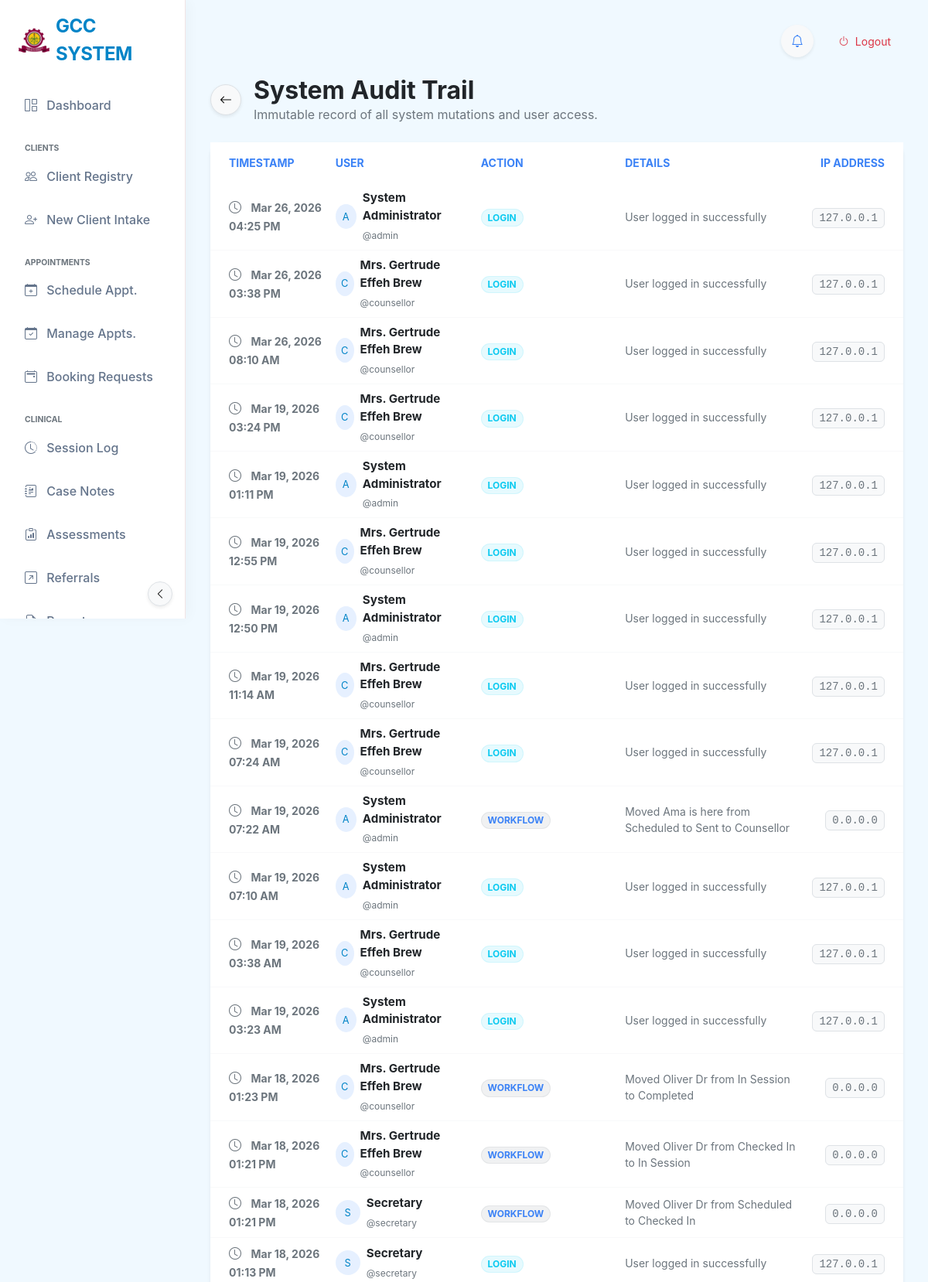
The app's page /audit_logs (signed in, upper part) with its own data.
### tables this page shows
CREATE TABLE app_settings (
            id INTEGER PRIMARY KEY AUTOINCREMENT,
            setting_name TEXT NOT NULL UNIQUE,
            setting_value TEXT
        , updated_at TIMESTAMP, global_id TEXT, last_synced_at TEXT, is_deleted BOOLEAN DEFAULT 0);

CREATE TABLE audit_logs (
            id INTEGER PRIMARY KEY AUTOINCREMENT,
            user_id INTEGER,
            action TEXT NOT NULL,
            details TEXT,
            ip_address TEXT,
            created_at TIMESTAMP DEFAULT CURRENT_TIMESTAMP,
            FOREIGN KEY (user_id) REFERENCES users(id)
        );

CREATE TABLE users (
            id INTEGER PRIMARY KEY AUTOINCREMENT,
            username TEXT NOT NULL UNIQUE,
            password_hash TEXT NOT NULL,
            full_name TEXT,
            role TEXT NOT NULL, -- 'Secretary', 'Counsellor', 'Admin'
            last_login TIMESTAMP,
            created_at TIMESTAMP DEFAULT CURRENT_TIMESTAMP
        , phone TEXT, email TEXT, profile_pic TEXT);

### app.py (the view)
@app.route('/audit_logs')
@login_required
def audit_logs():
    if session.get('role') != 'Admin':
        flash("Unauthorized access to audit trails.", "error")
        return redirect(url_for('dashboard'))
    try:
        conn = get_db_connection()
        logs = conn.execute('''
            SELECT al.created_at as timestamp, al.*, u.username, u.full_name
            FROM audit_logs al
            JOIN users u ON al.user_id = u.id
            ORDER BY al.created_at DESC LIMIT 100
        ''').fetchall()
        conn.close()
        return render_template('audit_logs.html', logs=logs)
    except Exception as e:
        flash(f"Error loading logs: {e}", "error")
        return redirect(url_for('dashboard'))
        return render_template('audit_logs.html', logs=logs)
    except Exception as e:
        flash(f"Error loading logs: {e}", "error")
        return redirect(url_for('dashboard'))

### templates/audit_logs.html (shortened to what this page needs)
{% extends "base_modern.html" %}
{% block content %}
<div class="row mb-4">
    <div class="col-12">
        <div class="d-flex align-items-center">
            <a href="javascript:history.back()" class="btn btn-light border rounded-circle shadow-sm me-3"
                style="width: 40px; height: 40px; display: flex; align-items: center; justify-content: center;">
                <i class="bi bi-arrow-left"></i>
            </a>
            <div>
                <h2 class="fw-bold mb-0 text-dark">System Audit Trail</h2>
                <p class="text-muted mb-0">Immutable record of all system mutations and user access.</p>
            </div>
        </div>
    </div>
</div>
<div class="card card-glass border-0 shadow-sm">
    <div class="card-body p-0">
        <div class="table-responsive">
            <table class="table table-hover align-middle mb-0">
                <thead class="bg-light bg-opacity-50">
                    <tr>
                        <th class="ps-4 border-bottom-0 py-3 text-secondary text-uppercase small fw-bold">Timestamp</th>
                        <th class="border-bottom-0 py-3 text-secondary text-uppercase small fw-bold">User</th>
                        <th class="border-bottom-0 py-3 text-secondary text-uppercase small fw-bold">Action</th>
                        <th class="border-bottom-0 py-3 text-secondary text-uppercase small fw-bold">Details</th>
                        <th class="pe-4 text-end border-bottom-0 py-3 text-secondary text-uppercase small fw-bold">IP
                            Address</th>
                    </tr>
                </thead>
                <tbody class="border-top-0">
                    {% for log in logs %}
                    <tr class="row-hover">
                        <td class="ps-4 border-bottom border-light">
                            <i class="bi bi-clock me-2 text-muted"></i>
                            <span class="text-muted small fw-bold">{{ log.timestamp|format_datetime }}</span>
                        </td>
                        <td class="border-bottom border-light">
                            <div class="d-flex align-items-center">
                                <div class="avatar-circle rounded-circle bg-primary bg-opacity-10 text-primary me-2 d-flex align-items-center justify-content-center"
                                    style="width: 32px; height: 32px; font-size: 0.8rem;">
                                    {{ log.username[0]|upper }}
                                </div>
                                <div>
                                    <div class="fw-bold text-dark" style="font-size: 0.95rem;">{{ log.full_name }}</div>
                                    <small class="text-muted" style="font-size: 0.75rem;">@{{ log.username }}</small>
                                </div>
                            </div>
                        </td>
                        <td class="border-bottom border-light">
                            <span
                                class="badge rounded-pill
                                {% if 'LOGIN' in log.action %}bg-info bg-opacity-10 text-info border border-info border-opacity-10
                                {% elif 'TRANSITION' in log.action %}bg-warning bg-opacity-10 text-warning border border-warning border-opacity-10
                                {% elif 'DELETE' in log.action or 'CRITICAL' in log.action %}bg-danger bg-opacity-10 text-danger border border-danger border-opacity-10
                                {% else %}bg-secondary bg-opacity-10 text-secondary border border-secondary border-opacity-10{% endif %}">
                                {{ log.action }}
                            </span>
                        </td>
                        <td class="border-bottom border-light text-muted small">{{ log.details }}</td>
                        <td class="pe-4 text-end border-bottom border-light">
                            <code
                                class="small text-muted bg-light px-2 py-1 rounded border">{{ log.ip_address or '0.0.0.0' }}</code>
                        </td>
                    </tr>
                    {% endfor %}
                </tbody>
            </table>
        </div>
    </div>
</div>
{% endblock %}

### templates/base_modern.html (shortened to what this page needs)
<!DOCTYPE html>
<html lang="en">
<head>
    <link href="{{ url_for('static', filename='css/bootstrap.min.css') }}" rel="stylesheet">
    <link rel="stylesheet" href="{{ url_for('static', filename='css/bootstrap-icons.css') }}">
    <link rel="stylesheet" href="{{ url_for('static', filename='css/modern_theme.css') }}?v=2.2">
</head>
<body data-theme="{{ settings.get('active_theme', 'default') }}">
    <nav class="sidebar-glass d-flex flex-column flex-shrink-0 p-3" id="sidebar">
        <div class="mb-4">
            <a href="/" class="d-flex align-items-center link-dark text-decoration-none logo-container ps-2">
                {% if settings.logo_url %}
                <img src="{{ settings.logo_url }}" class="me-2"
                    style="max-height: 40px; max-width: 40px; object-fit: contain;">
                {% else %}
                <div class="bg-gradient p-2 rounded-3 me-2" style="background: maroon; color: white;">
                    <i class="bi bi-heart-pulse-fill fs-4"></i>
                </div>
                {% endif %}
                <span class="fs-4 fw-bold sidebar-header-text" style="letter-spacing: -0.02em; color: var(--brand-primary);">{{ settings.get('system_name', 'USTED SYSTEM') }}</span>
            </a>
        </div>
        <ul class="nav nav-pills flex-column mb-auto">
            <li class="nav-item">
                <a href="{{ url_for('dashboard') }}"
                    class="nav-link {% if request.endpoint == 'dashboard' %}active{% endif %}" title="Dashboard"
                    data-bs-toggle="tooltip" data-bs-placement="right">
                    <i class="bi bi-grid-1x2 me-2"></i> <span>Dashboard</span>
                </a>
            </li>
            {% if session.get('role') in ['Secretary', 'Admin', 'Counsellor', 'Counselor'] %}
            <li class="mt-3 text-uppercase small text-muted fw-bold ps-3 mb-1 nav-category-header" style="font-size:0.65rem;">Clients</li>
            <li>
                <a href="{{ url_for('students') }}"
                    class="nav-link {% if 'student' in request.endpoint and 'intake' not in request.endpoint %}active{% endif %}"
                    title="Client Registry" data-bs-toggle="tooltip" data-bs-placement="right">
                    <i class="bi bi-people me-2"></i> <span>Client Registry</span>
                </a>
            </li>
            <li>
                <a href="{{ url_for('intake') }}"
                    class="nav-link {% if 'intake' in request.endpoint %}active{% endif %}" title="New Client Intake"
                    data-bs-toggle="tooltip" data-bs-placement="right">
                    <i class="bi bi-person-plus me-2"></i> <span>New Client Intake</span>
                </a>
            </li>
            <li class="mt-3 text-uppercase small text-muted fw-bold ps-3 mb-1 nav-category-header" style="font-size:0.65rem;">Appointments</li>
            <li>
                <a href="{{ url_for('appointment') }}"
                    class="nav-link {% if request.endpoint == 'appointment' %}active{% endif %}"
                    title="Schedule Appointment" data-bs-toggle="tooltip" data-bs-placement="right">
                    <i class="bi bi-calendar-plus me-2"></i> <span>Schedule Appt.</span>
                </a>
            </li>
            <li>
                <a href="{{ url_for('manage_appointments') }}"
                    class="nav-link {% if 'manage_appointments' in request.endpoint %}active{% endif %}"
                    title="Manage Appointments" data-bs-toggle="tooltip" data-bs-placement="right">
                    <i class="bi bi-calendar-check me-2"></i> <span>Manage Appts.</span>
                </a>
            </li>
            <li>
                <a href="/admin/bookings"
                    class="nav-link {% if 'bookings' in request.endpoint %}active{% endif %}" title="Booking Requests"
                    data-bs-toggle="tooltip" data-bs-placement="right">
                    <i class="bi bi-calendar2-event me-2"></i>
                    <span>Booking Requests</span>
                </a>
            </li>
            {% endif %}
            {% if (session.get('role') or '')|trim in ['Counsellor', 'Counselor', 'Admin'] %}
            <li class="mt-3 text-uppercase small text-muted fw-bold ps-3 mb-1 nav-category-header" style="font-size:0.65rem;">Clinical</li>
            <li>
                <a href="{{ url_for('sessions_list') }}"
                    class="nav-link {% if 'session' in request.endpoint and 'case' not in request.endpoint %}active{% endif %}"
                    title="Session Log" data-bs-toggle="tooltip" data-bs-placement="right">
                    <i class="bi bi-clock-history me-2"></i> <span>Session Log</span>
                </a>
            </li>
            <li>
                <a href="{{ url_for('case_notes_list') }}"
                    class="nav-link {% if 'case_notes' in request.endpoint %}active{% endif %}" title="Case Notes"
                    data-bs-toggle="tooltip" data-bs-placement="right">
                    <i class="bi bi-journal-richtext me-2"></i> <span>Case Notes</span>
                </a>
            </li>
            <li>
                <a href="{{ url_for('dass21_list') }}"
                    class="nav-link {% if 'dass21' in request.endpoint %}active{% endif %}" title="Assessments"
                    data-bs-toggle="tooltip" data-bs-placement="right">
                    <i class="bi bi-clipboard-data me-2"></i> <span>Assessments</span>
                </a>
            </li>
            <li>
                <a href="{{ url_for('all_referrals') }}"
                    class="nav-link {% if 'referral' in request.endpoint %}active{% endif %}" title="Referrals"
                    data-bs-toggle="tooltip" data-bs-placement="right">
                    <i class="bi bi-arrow-up-right-square me-2"></i> <span>Referrals</span>
                </a>
            </li>
            <li>
                <a href="{{ url_for('reports_list') }}"
                    class="nav-link {% if 'report' in request.endpoint %}active{% endif %}" title="Reports"
                    data-bs-toggle="tooltip" data-bs-placement="right">
                    <i class="bi bi-file-earmark-bar-graph me-2"></i> <span>Reports</span>
                </a>
            </li>
            {% endif %}
        </ul>
                    {% set role_labels = {'Secretary': 'Desk Administrator', 'Admin': 'System Administrator', 'Counsellor': 'Counsellor', 'Counselor': 'Counsellor'} %}
                    {% set display_name = session.get('full_name', 'User') %}
                    {% if display_name.strip().lower() in ['secretary', 'admin', 'counsellor', 'counselor'] %}
                        {% set display_name = role_labels.get(session.get('role'), display_name) %}
                    {% endif %}
        <button
            class="btn btn-sm btn-light border position-absolute bottom-0 end-0 m-3 rounded-circle shadow-sm d-none d-md-flex align-items-center justify-content-center"
            id="sidebarToggle" style="width: 32px; height: 32px; z-index: 1050;">
            <i class="bi bi-chevron-left"></i>
        </button>
    </nav>
    <main class="main-content">
        <div class="d-flex justify-content-between align-items-center mb-4 gap-3">
            <div class="d-flex align-items-center gap-3">
                <div class="dropdown">
                    <button class="btn btn-light rounded-circle position-relative shadow-sm" type="button"
                        id="notifDropdown" data-bs-toggle="dropdown" aria-expanded="false"
                        style="width: 42px; height: 42px;">
                        <i class="bi bi-bell text-secondary"></i>
                    </button>
                </div>
                <a href="{{ url_for('logout') }}" class="btn btn-outline-danger border-0 btn-sm rounded-pill px-3">
                    <i class="bi bi-power me-1"></i> Logout
                </a>
            </div>
        </div>
        {% block content %}{% endblock %}
    </main>
</body>
</html>

### records on screen
app_settings: logo_url (picture)
app_settings: get "GCC SYSTEM"
audit_logs: timestamp "Mar 26, 2026 04:25 PM", username "A", full_name "System Administrator", username "admin", action "LOGIN", details "User logged in successfully", ip_address "127.0.0.1"
audit_logs: timestamp "Mar 26, 2026 03:38 PM", username "C", full_name "Mrs. Gertrude Effeh Brew", username "counsellor", action "LOGIN", details "User logged in successfully", ip_address "127.0.0.1"
audit_logs: timestamp "Mar 26, 2026 08:10 AM", username "C", full_name "Mrs. Gertrude Effeh Brew", username "counsellor", action "LOGIN", details "User logged in successfully", ip_address "127.0.0.1"
audit_logs: timestamp "Mar 19, 2026 03:24 PM", username "C", full_name "Mrs. Gertrude Effeh Brew", username "counsellor", action "LOGIN", details "User logged in successfully", ip_address "127.0.0.1"
audit_logs: timestamp "Mar 19, 2026 01:11 PM", username "A", full_name "System Administrator", username "admin", action "LOGIN", details "User logged in successfully", ip_address "127.0.0.1"
audit_logs: timestamp "Mar 19, 2026 12:55 PM", username "C", full_name "Mrs. Gertrude Effeh Brew", username "counsellor", action "LOGIN", details "User logged in successfully", ip_address "127.0.0.1"
audit_logs: timestamp "Mar 19, 2026 12:50 PM", username "A", full_name "System Administrator", username "admin", action "LOGIN", details "User logged in successfully", ip_address "127.0.0.1"
audit_logs: timestamp "Mar 19, 2026 11:14 AM", username "C", full_name "Mrs. Gertrude Effeh Brew", username "counsellor", action "LOGIN", details "User logged in successfully", ip_address "127.0.0.1"
audit_logs: timestamp "Mar 19, 2026 07:24 AM", username "C", full_name "Mrs. Gertrude Effeh Brew", username "counsellor", action "LOGIN", details "User logged in successfully", ip_address "127.0.0.1"
audit_logs: timestamp "Mar 19, 2026 07:22 AM", username "A", full_name "System Administrator", username "admin", action "WORKFLOW", details "Moved Ama is here from Scheduled to Sent to Counsellor", ip_address "0.0.0.0"
audit_logs: timestamp "Mar 19, 2026 07:10 AM", username "A", full_name "System Administrator", username "admin", action "LOGIN", details "User logged in successfully", ip_address "127.0.0.1"
audit_logs: timestamp "Mar 19, 2026 03:38 AM", username "C", full_name "Mrs. Gertrude Effeh Brew", username "counsellor", action "LOGIN", details "User logged in successfully", ip_address "127.0.0.1"
audit_logs: timestamp "Mar 19, 2026 03:23 AM", username "A", full_name "System Administrator", username "admin", action "LOGIN", details "User logged in successfully", ip_address "127.0.0.1"
audit_logs: timestamp "Mar 18, 2026 01:23 PM", username "C", full_name "Mrs. Gertrude Effeh Brew", username "counsellor", action "WORKFLOW", details "Moved Oliver Dr from In Session to Completed", ip_address "0.0.0.0"
audit_logs: timestamp "Mar 18, 2026 01:21 PM", username "C", full_name "Mrs. Gertrude Effeh Brew", username "counsellor", action "WORKFLOW", details "Moved Oliver Dr from Checked In to In Session", ip_address "0.0.0.0"
audit_logs: timestamp "Mar 18, 2026 01:21 PM", username "S", full_name "Secretary", username "secretary", action "WORKFLOW", details "Moved Oliver Dr from Scheduled to Checked In", ip_address "0.0.0.0"
audit_logs: timestamp "Mar 18, 2026 01:13 PM", username "S", full_name "Secretary", username "secretary", action "LOGIN", details "User logged in successfully", ip_address "127.0.0.1"
